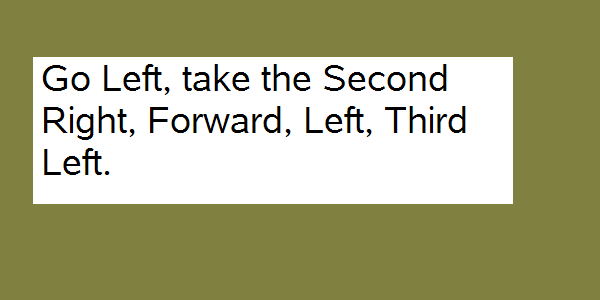
//> input picture Other/OpenCV/SerialNumberFinder/MazeSign02.bmp, 600 x 300 px
$ ./SerialNumberFinder   (built with g++ and OpenCV 4)
//> lines starting //> are read from the running program, lines starting //| are printed output that depends on the picture; after the words box and inside, x2 and y2 are one past the last pixel; in counts of white or black regions, pixels touching at a corner belong together
#ifdef _CH_
#pragma package <opencv>
#endif

#ifndef _EiC
#include "cv.h"
#include "highgui.h"
#include <math.h>
#include <tesseract/baseapi.h>
//#include "imgs.h"
//#include "tessdll.h"
#endif

#define w 500
int levels = 3;
CvSeq* contours = 0;
IplImage* img1;
tesseract::TessBaseAPI *api = new tesseract::TessBaseAPI();


// [91 lines left out: functions ConvertToTessImage, ConvertToText, not called in this run]

int main( int argc, char** argv )
{
    CvSeq* contours;
    CvMemStorage* storage = cvCreateMemStorage(0);
//    char* filename = argc == 2 ? argv[1] : (char*)"C:\\Robots\\Code\\OpenCV\\SerialNumberFinder\\1191Label.bmp";
    char* filename = argc == 2 ? argv[1] : (char*)"G:\\Class\\OpenCV\\SerialNumberFinder\\MazeSign02.bmp";

    img1 = cvLoadImage( filename, 1);
//> img1 is the input picture: 300 rows x 600 cols, CV_8UC3; mean B, G, R 130, 169, 169
    cvSaveImage("Anoutput.bmp",img1);
    IplImage* img2 = cvCreateImage( cvSize(img1->width,img1->height), 8, 1 );
    IplImage* img3 = cvCreateImage( cvSize(img1->width,img1->height), 8, 1 );
    IplImage* img = cvCreateImage( cvSize(img1->width,img1->height), 8, 1 );
    cvCvtColor(img1,img,CV_RGB2GRAY);
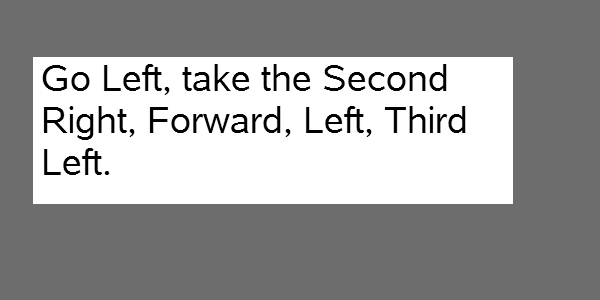
//> img: 300 rows x 600 cols, CV_8UC1; min 0, max 255, mean 157.4
    cvThreshold(img,img2,250,255,CV_THRESH_BINARY);
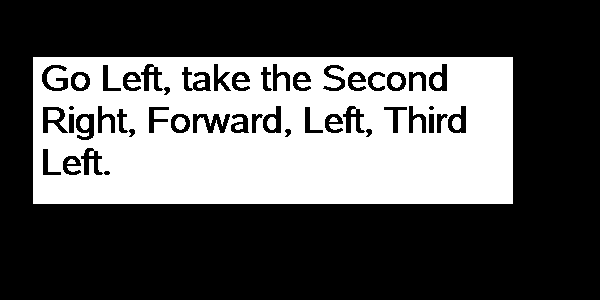
//> img2: 300 rows x 600 cols, CV_8UC1; 34.6% white; 17 white regions
    cvZero(img3);
    cvCopy(img2,img3);

    cvNamedWindow( "image", 1 );

    cvFindContours( img3, storage, &contours, sizeof(CvContour), CV_RETR_LIST, CV_CHAIN_APPROX_SIMPLE, cvPoint(0,0) );
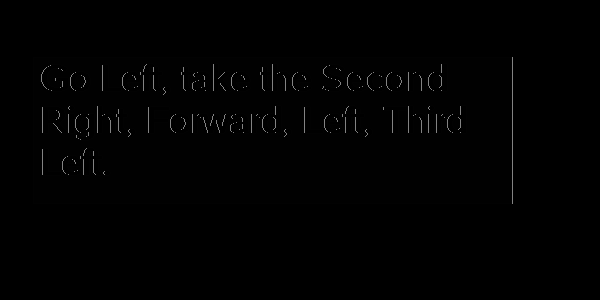
//> img3: 300 rows x 600 cols, CV_8UC1; min 0, max 130, mean 1.5
//> contours = 64 contours; largest, box (x1, y1, x2, y2) and area: (33, 57, 513, 204) 69934, (42, 106, 69, 134) 478, (192, 113, 231, 134) 462, (75, 113, 95, 141) 430, (447, 105, 467, 134) 396

    int num=0;
    while( contours )
    {
      char text[200];
#if 1
      if((contours->total == 4)&&(fabs(cvContourArea(contours,CV_WHOLE_SEQ)) > 1000))
      {
        IplImage* img4;
        CvPoint2D32f center;

        CvPoint* p0 = (CvPoint*)cvGetSeqElem( contours, 0 );
        CvPoint* p2 = (CvPoint*)cvGetSeqElem( contours, 2 );
        CvPoint  pt0,pt1;
        int      height,width;

        pt0.x = p0->x;
        pt0.y = p0->y;
        pt1.x = p2->x;
        pt1.y = p2->y;

        width  = abs(pt0.x - pt1.x);
        height = abs(pt0.y - pt1.y);
        width   = width/8;
        width   = width*8;
        height  = height/8;
        height  = height*8;

        img4 = cvCreateImage( cvSize(width,height), 8, 1);

        center.x = (pt0.x+pt1.x)/2.0f;
        center.y = (pt0.y+pt1.y)/2.0f;
        cvGetRectSubPix(img2, img4, center);

        ConvertToText(img4, text);
        FILE* fp = fopen("test_out.txt","a");
        if(fp != NULL)
        {
          fseek(fp,0,SEEK_END);
          fprintf(fp,text);
          fprintf(fp,"\n\n");
          fclose(fp);
        }

        cvShowImage( "image", img4 );
        cvWaitKey(0);
        cvReleaseImage( &img4 );
      }
#endif
      // take the next contour
      contours = contours->h_next;
//> contours = 63 contours; largest, box (x1, y1, x2, y2) and area: (33, 57, 513, 204) 69934, (42, 106, 69, 134) 478, (192, 113, 231, 134) 462, (75, 113, 95, 141) 430, (447, 105, 467, 134) 396
    }

    cvShowImage( "image", img2 );
    cvWaitKey(0);
// [10 lines of commented-out code are left out]
    cvReleaseMemStorage( &storage );
    cvReleaseImage( &img3 );
    cvReleaseImage( &img2 );

    return 0;
}

#ifdef _EiC
main(1,"");
#endif

$ run again, with Other/OpenCV/SerialNumberFinder/MazeSign01.bmp copied over Other/OpenCV/SerialNumberFinder/MazeSign02.bmp
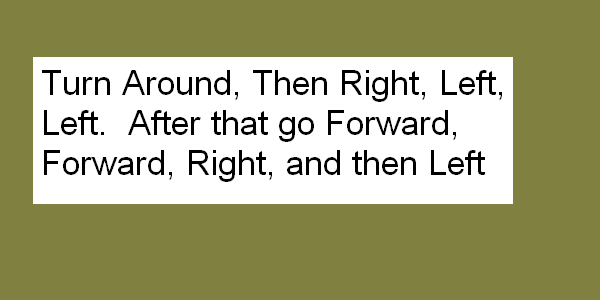
//> input picture Other/OpenCV/SerialNumberFinder/MazeSign01.bmp, 600 x 300 px
//> img1 is the input picture: 300 rows x 600 cols, CV_8UC3; mean B, G, R 126.5, 165.4, 165.4
//> `cvThreshold(img,img2,250,255,CV_THRESH_BINARY);`:
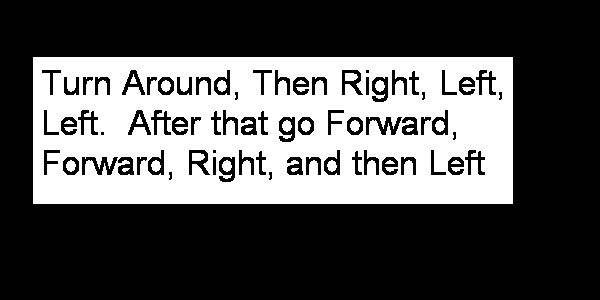
//> img2: 300 rows x 600 cols, CV_8UC1; 33.5% white; 26 white regions
//> `cvFindContours( img3, storage, &contours, sizeof(CvContour), CV_RETR_L..`:
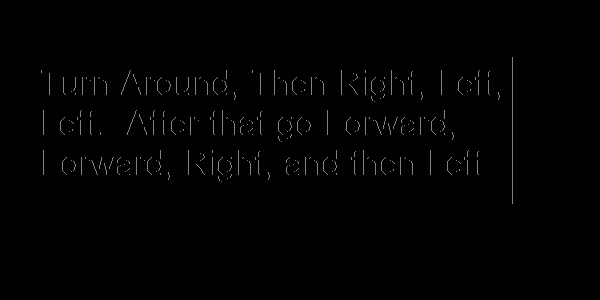
//> img3: 300 rows x 600 cols, CV_8UC1; min 0, max 130, mean 2
//> `cvFindContours( img3, storage, &contours, sizeof(CvContour), CV_RETR_L..`: contours = 97 contours, 13 with area under 20; largest, box (x1, y1, x2, y2) and area: (33, 57, 513, 204) 69934, (81, 156, 119, 176) 394, (365, 116, 403, 136) 394, (188, 149, 211, 176) 391, (341, 69, 364, 96) 391
//> `contours = contours->h_next;`: contours = 96 contours, 13 with area under 20; largest, box (x1, y1, x2, y2) and area: (33, 57, 513, 204) 69934, (81, 156, 119, 176) 394, (365, 116, 403, 136) 394, (188, 149, 211, 176) 391, (341, 69, 364, 96) 391
